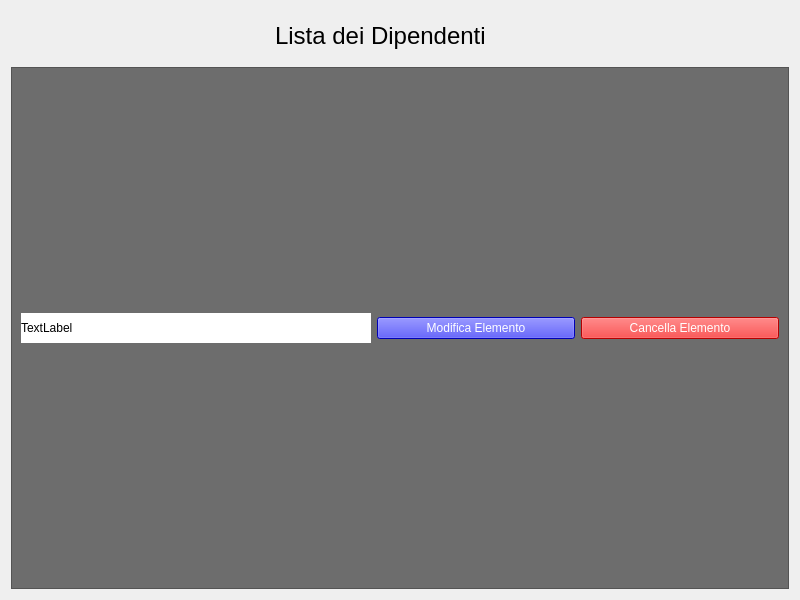
<?xml version="1.0" encoding="UTF-8"?>
<ui version="4.0">
 <class>ListaDipendenti</class>
 <widget class="QWidget" name="ListaDipendenti">
  <property name="geometry">
   <rect>
    <x>0</x>
    <y>0</y>
    <width>800</width>
    <height>600</height>
   </rect>
  </property>
  <property name="windowTitle">
   <string>ListaDipendenti</string>
  </property>
  <layout class="QVBoxLayout" name="verticalLayout">
   <item alignment="Qt::AlignHCenter">
    <widget class="QLabel" name="label">
     <property name="minimumSize">
      <size>
       <width>250</width>
       <height>50</height>
      </size>
     </property>
     <property name="font">
      <font>
       <pointsize>18</pointsize>
      </font>
     </property>
     <property name="text">
      <string>Lista dei Dipendenti</string>
     </property>
    </widget>
   </item>
   <item>
    <widget class="QScrollArea" name="scrollArea">
     <property name="styleSheet">
      <string notr="true">background-color: rgb(109, 109, 109);</string>
     </property>
     <property name="widgetResizable">
      <bool>true</bool>
     </property>
     <widget class="QWidget" name="scrollAreaWidgetContents">
      <property name="geometry">
       <rect>
        <x>0</x>
        <y>0</y>
        <width>780</width>
        <height>524</height>
       </rect>
      </property>
      <layout class="QGridLayout" name="gridLayout">
       <item row="0" column="0">
        <widget class="QLabel" name="label_3">
         <property name="sizePolicy">
          <sizepolicy hsizetype="Fixed" vsizetype="Fixed">
           <horstretch>0</horstretch>
           <verstretch>0</verstretch>
          </sizepolicy>
         </property>
         <property name="minimumSize">
          <size>
           <width>350</width>
           <height>30</height>
          </size>
         </property>
         <property name="styleSheet">
          <string notr="true">background-color: rgb(255, 255, 255);</string>
         </property>
         <property name="text">
          <string>TextLabel</string>
         </property>
        </widget>
       </item>
       <item row="0" column="2">
        <widget class="QPushButton" name="pushButton">
         <property name="styleSheet">
          <string notr="true">background-color: rgb(255, 0, 0);
color: rgb(255, 255, 255);</string>
         </property>
         <property name="text">
          <string>Cancella Elemento</string>
         </property>
        </widget>
       </item>
       <item row="0" column="1">
        <widget class="QPushButton" name="pushButton_2">
         <property name="styleSheet">
          <string notr="true">background-color: rgb(0, 0, 255);
color: rgb(255, 255, 255);</string>
         </property>
         <property name="text">
          <string>Modifica Elemento</string>
         </property>
        </widget>
       </item>
      </layout>
     </widget>
    </widget>
   </item>
  </layout>
 </widget>
 <resources/>
 <connections/>
</ui>
